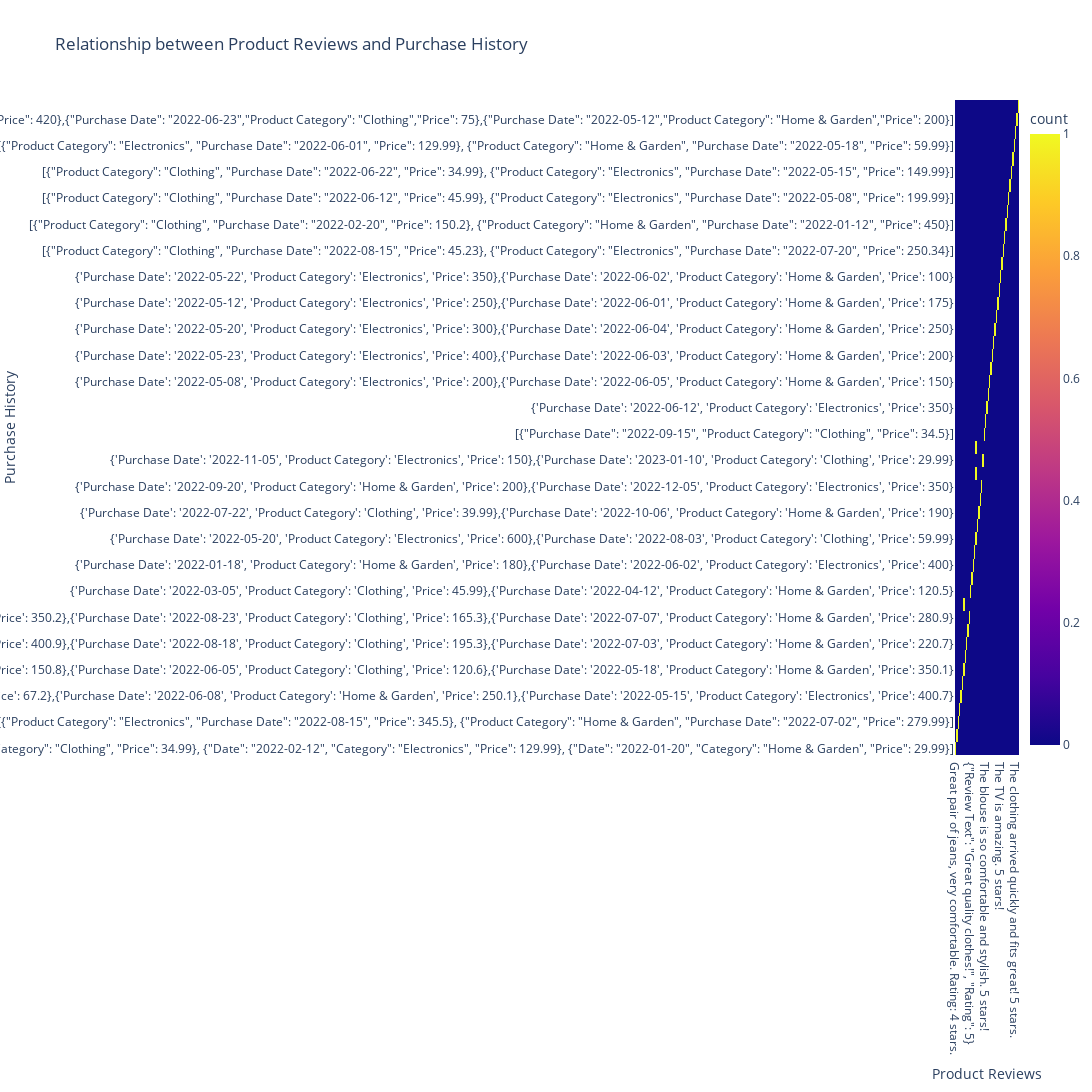

The notebook cell saved with this chart:
### Code cell
# How do product reviews affect purchase history?

fig = px.density_heatmap(data, x='Product Reviews', y='Purchase History', title='Relationship between Product Reviews and Purchase History', width=1500, height=1500)
fig.show()

### Figure 1 — Plotly figure (JSON) as saved in the notebook; plotly's stock layout.template omitted (floating-point values rounded to 4 significant figures)
{"data": [{"coloraxis": "coloraxis", "hovertemplate": "Product Reviews=%{x}<br>Purchase History=%{y}<br>count=%{z}<extra></extra>", "name": "", "type": "histogram2d", "x": ["Great pair of jeans, very comfortable. Rating: 4 stars.", "Great customer service!", "Great electronics. The sound quality is excellent. I would highly recommend this product.", "{\"Product 1\": {\"Rating\": 4, \"Review\": \"Great experience buying this product. Fast delivery and excellent customer service.\"}}", "{\"Product 1\": {\"Rating\": 3, \"Review\": \"Good product, but could have been better.\"}}", "{\"Product 1\": {\"Rating\": 5, \"Review\": \"Awesome product, highly recommend it to everyone.\"}}", "{\"Product 1\": {\"Rating\": 4, \"Review\": \"Great product, will definitely buy again.\"}}", "{\"Product 1\": {\"Rating\": 3, \"Review\": \"Good product, but not worth the price.\"}}", "{\"Product 1\": {\"Rating\": 5, \"Review\": \"Outstanding product, exceeded my expectations.\"}}", "{\"Product 1\": {\"Rating\": 4, \"Review\": \"Good product, but could have been better.\"}}", "{\"Product 1\": {\"Rating\": 3, \"Review\": \"Good product, but not what I expected.\"}}", "{\"Product 1\": {\"Rating\": 4, \"Review\": \"Great product, will definitely buy again.\"}}", "{\"Review Text\": \"Great quality clothes!\", \"Rating\": 5}", "{\"Review Text\": \"Good product, but could be cheaper.\", \"Rating\": 3}", "{\"Review Text\": \"Very satisfied with my purchase!\", \"Rating\": 5}", "{\"Review Text\": \"Not what I expected.\", \"Rating\": 2}", "{\"Review Text\": \"Excellent product, highly recommend!\", \"Rating\": 5}", "{\"Review Text\": \"Awesome purchase!\", \"Rating\": 5}", "{\"Review Text\": \"Good product, but not worth the price.\", \"Rating\": 3}", "{\"Review Text\": \"Great product, highly recommend!\", \"Rating\": 5}", "{\"Review Text\": \"Satisfied with my purchase!\", \"Rating\": 4}", "{\"Review Text\": \"Excellent product, highly recommend!\", \"Rating\": 5}", "{\"Review Text\": \"Good product, but could be better.\", \"Rating\": 3}", "{\"Review Text\": \"Excellent product, highly recommend!\", \"Rating\": 5}", "This dress is amazing! I love the color and fit. 5 stars.", "The blouse is so comfortable and stylish. 5 stars!", "The headphones are great. Sound quality is excellent. 4.5 stars.", "The dress fits perfectly. I love it. 5 stars!", "The vacuum cleaner works great. 4 stars.", "The top is nice, but the size is a bit small. 3.5 stars.", "The phone is fantastic. 5 stars!", "The shirt is comfortable. 4 stars.", "The laptop is excellent. 5 stars!", "The shoes are comfortable. 4.5 stars.", "The coffee maker is great. 5 stars!", "The skirt is lovely. 4.5 stars.", "The TV is amazing. 5 stars!", "The bedding is comfortable. 4 stars.", "Great find! 5 stars", "Great product, very happy with my purchase.", "The product arrived quickly and in great condition.", "Great headphones, sound quality is amazing.", "Great purchase! The shoes are so comfortable and stylish. I've received several compliments.", "I'm really happy with my new phone. The battery life is impressive.", "The headphones are amazing! The sound quality is excellent.", "I love my new kitchen gadget! It's so efficient and easy to use.", "The laptop is perfect for my needs. It's lightweight and powerful.", "The clothing arrived quickly and fits great! 5 stars.", "The electronics were excellent quality and arrived promptly. 5 stars.", "The electronics were as described and arrived on time. 4 stars."], "xaxis": "x", "xbingroup": "x", "y": ["[{\"Date\": \"2022-03-05\", \"Category\": \"Clothing\", \"Price\": 34.99}, {\"Date\": \"2022-02-12\", \"Category\": \"Electronics\", \"Price\": 129.99}, {\"Date\": \"2022-01-20\", \"Category\": \"Home & Garden\", \"Price\": 29.99}]", "[{\"Product Category\": \"Clothing\", \"Purchase Date\": \"2022-05-15\", \"Price\": 34.56}, {\"Product Category\": \"Electronics\", \"Purchase Date\": \"2022-06-02\", \"Price\": 150.99}]", "[{\"Product Category\": \"Electronics\", \"Purchase Date\": \"2022-08-15\", \"Price\": 345.5}, {\"Product Category\": \"Home & Garden\", \"Purchase Date\": \"2022-07-02\", \"Price\": 279.99}]", "{'Purchase Date': '2022-08-15', 'Product Category': 'Electronics', 'Price': 200.5},{'Purchase Date': '2022-07-22', 'Product Category': 'Clothing', 'Price': 125.6},{'Purchase Date': '2022-06-01', 'Product Category': 'Home & Garden', 'Price': 300.8},{'Purchase Date': '2022-05-10', 'Product Category': 'Electronics', 'Price': 150.9}", "{'Purchase Date': '2022-07-25', 'Product Category': 'Clothing', 'Price': 67.2},{'Purchase Date': '2022-06-08', 'Product Category': 'Home & Garden', 'Price': 250.1},{'Purchase Date': '2022-05-15', 'Product Category': 'Electronics', 'Price': 400.7}", "{'Purchase Date': '2022-09-01', 'Product Category': 'Electronics', 'Price': 300.2},{'Purchase Date': '2022-08-12', 'Product Category': 'Clothing', 'Price': 185.3},{'Purchase Date': '2022-07-28', 'Product Category': 'Home & Garden', 'Price': 200.9}", "{'Purchase Date': '2022-07-20', 'Product Category': 'Electronics', 'Price': 150.8},{'Purchase Date': '2022-06-05', 'Product Category': 'Clothing', 'Price': 120.6},{'Purchase Date': '2022-05-18', 'Product Category': 'Home & Garden', 'Price': 350.1}", "{'Purchase Date': '2022-08-28', 'Product Category': 'Electronics', 'Price': 250.6},{'Purchase Date': '2022-07-15', 'Product Category': 'Clothing', 'Price': 115.7},{'Purchase Date': '2022-06-03', 'Product Category': 'Home & Garden', 'Price': 300.4}", "{'Purchase Date': '2022-09-05', 'Product Category': 'Electronics', 'Price': 400.9},{'Purchase Date': '2022-08-18', 'Product Category': 'Clothing', 'Price': 195.3},{'Purchase Date': '2022-07-03', 'Product Category': 'Home & Garden', 'Price': 220.7}", "{'Purchase Date': '2022-07-27', 'Product Category': 'Electronics', 'Price': 120.5},{'Purchase Date': '2022-06-12', 'Product Category': 'Clothing', 'Price': 130.6},{'Purchase Date': '2022-05-28', 'Product Category': 'Home & Garden', 'Price': 320.8}", "{'Purchase Date': '2022-09-08', 'Product Category': 'Electronics', 'Price': 350.2},{'Purchase Date': '2022-08-23', 'Product Category': 'Clothing', 'Price': 165.3},{'Purchase Date': '2022-07-07', 'Product Category': 'Home & Garden', 'Price': 280.9}", "{'Purchase Date': '2022-08-25', 'Product Category': 'Electronics', 'Price': 170.8},{'Purchase Date': '2022-07-09', 'Product Category': 'Clothing', 'Price': 105.6},{'Purchase Date': '2022-06-24', 'Product Category': 'Home & Garden', 'Price': 290.1}", "{'Purchase Date': '2022-03-05', 'Product Category': 'Clothing', 'Price': 45.99},{'Purchase Date': '2022-04-12', 'Product Category': 'Home & Garden', 'Price': 120.5}", "{'Purchase Date': '2022-02-15', 'Product Category': 'Electronics', 'Price': 250},{'Purchase Date': '2022-05-10', 'Product Category': 'Clothing', 'Price': 34.99}", "{'Purchase Date': '2022-01-18', 'Product Category': 'Home & Garden', 'Price': 180},{'Purchase Date': '2022-06-02', 'Product Category': 'Electronics', 'Price': 400}", "{'Purchase Date': '2022-04-25', 'Product Category': 'Clothing', 'Price': 29.99},{'Purchase Date': '2022-07-07', 'Product Category': 'Home & Garden', 'Price': 150}", "{'Purchase Date': '2022-05-20', 'Product Category': 'Electronics', 'Price': 600},{'Purchase Date': '2022-08-03', 'Product Category': 'Clothing', 'Price': 59.99}", "{'Purchase Date': '2022-06-15', 'Product Category': 'Home & Garden', 'Price': 220},{'Purchase Date': '2022-09-01', 'Product Category': 'Electronics', 'Price': 300}", "{'Purchase Date': '2022-07-22', 'Product Category': 'Clothing', 'Price': 39.99},{'Purchase Date': '2022-10-06', 'Product Category': 'Home & Garden', 'Price': 190}", "{'Purchase Date': '2022-08-08', 'Product Category': 'Electronics', 'Price': 550},{'Purchase Date': '2022-11-01', 'Product Category': 'Clothing', 'Price': 44.99}", "{'Purchase Date': '2022-09-20', 'Product Category': 'Home & Garden', 'Price': 200},{'Purchase Date': '2022-12-05', 'Product Category': 'Electronics', 'Price': 350}", "{'Purchase Date': '2022-10-15', 'Product Category': 'Clothing', 'Price': 34.99},{'Purchase Date': '2022-12-20', 'Product Category': 'Home & Garden', 'Price': 250}", "{'Purchase Date': '2022-11-05', 'Product Category': 'Electronics', 'Price': 150},{'Purchase Date': '2023-01-10', 'Product Category': 'Clothing', 'Price': 29.99}", "{'Purchase Date': '2022-12-25', 'Product Category': 'Home & Garden', 'Price': 170},{'Purchase Date': '2023-02-05', 'Product Category': 'Electronics', 'Price': 450}", "[{\"Purchase Date\": \"2022-09-15\", \"Product Category\": \"Clothing\", \"Price\": 34.5}]", "{'Purchase Date': '2022-05-15', 'Product Category': 'Clothing', 'Price': 120},{'Purchase Date': '2022-06-02', 'Product Category': 'Home & Garden', 'Price': 250}", "{'Purchase Date': '2022-06-12', 'Product Category': 'Electronics', 'Price': 350}", "{'Purchase Date': '2022-05-28', 'Product Category': 'Clothing', 'Price': 75},{'Purchase Date': '2022-06-10', 'Product Category': 'Home & Garden', 'Price': 120}", "{'Purchase Date': '2022-05-08', 'Product Category': 'Electronics', 'Price': 200},{'Purchase Date': '2022-06-05', 'Product Category': 'Home & Garden', 'Price': 150}", "{'Purchase Date': '2022-05-18', 'Product Category': 'Clothing', 'Price': 50},{'Purchase Date': '2022-06-07', 'Product Category': 'Home & Garden', 'Price': 100}", "{'Purchase Date': '2022-05-23', 'Product Category': 'Electronics', 'Price': 400},{'Purchase Date': '2022-06-03', 'Product Category': 'Home & Garden', 'Price': 200}", "{'Purchase Date': '2022-05-25', 'Product Category': 'Clothing', 'Price': 100},{'Purchase Date': '2022-06-08', 'Product Category': 'Home & Garden', 'Price': 180}", "{'Purchase Date': '2022-05-20', 'Product Category': 'Electronics', 'Price': 300},{'Purchase Date': '2022-06-04', 'Product Category': 'Home & Garden', 'Price': 250}", "{'Purchase Date': '2022-05-16', 'Product Category': 'Clothing', 'Price': 60},{'Purchase Date': '2022-06-06', 'Product Category': 'Home & Garden', 'Price': 150}", "{'Purchase Date': '2022-05-12', 'Product Category': 'Electronics', 'Price': 250},{'Purchase Date': '2022-06-01', 'Product Category': 'Home & Garden', 'Price': 175}", "{'Purchase Date': '2022-05-27', 'Product Category': 'Clothing', 'Price': 80},{'Purchase Date': '2022-06-09', 'Product Category': 'Home & Garden', 'Price': 200}", "{'Purchase Date': '2022-05-22', 'Product Category': 'Electronics', 'Price': 350},{'Purchase Date': '2022-06-02', 'Product Category': 'Home & Garden', 'Price': 100}", "{'Purchase Date': '2022-05-19', 'Product Category': 'Clothing', 'Price': 120},{'Purchase Date': '2022-06-07', 'Product Category': 'Home & Garden', 'Price': 150}", "[{\"Product Category\": \"Clothing\", \"Purchase Date\": \"2022-08-15\", \"Price\": 45.23}, {\"Product Category\": \"Electronics\", \"Purchase Date\": \"2022-07-20\", \"Price\": 250.34}]", "[{\"Product Category\": \"Electronics\", \"Purchase Date\": \"2022-03-15\", \"Price\": 250.5}, {\"Product Category\": \"Clothing\", \"Purchase Date\": \"2022-02-01\", \"Price\": 125.8}]", "[{\"Product Category\": \"Clothing\", \"Purchase Date\": \"2022-02-20\", \"Price\": 150.2}, {\"Product Category\": \"Home & Garden\", \"Purchase Date\": \"2022-01-12\", \"Price\": 450}]", "[{\"Product Category\": \"Electronics\", \"Purchase Date\": \"2022-03-15\", \"Price\": 249.99}]", "[{\"Product Category\": \"Clothing\", \"Purchase Date\": \"2022-06-12\", \"Price\": 45.99}, {\"Product Category\": \"Electronics\", \"Purchase Date\": \"2022-05-08\", \"Price\": 199.99}]", "[{\"Product Category\": \"Electronics\", \"Purchase Date\": \"2022-07-03\", \"Price\": 249.99}, {\"Product Category\": \"Home & Garden\", \"Purchase Date\": \"2022-06-17\", \"Price\": 129.99}]", "[{\"Product Category\": \"Clothing\", \"Purchase Date\": \"2022-06-22\", \"Price\": 34.99}, {\"Product Category\": \"Electronics\", \"Purchase Date\": \"2022-05-15\", \"Price\": 149.99}]", "[{\"Product Category\": \"Clothing\", \"Purchase Date\": \"2022-07-08\", \"Price\": 79.99}, {\"Product Category\": \"Home & Garden\", \"Purchase Date\": \"2022-06-24\", \"Price\": 399.99}]", "[{\"Product Category\": \"Electronics\", \"Purchase Date\": \"2022-06-01\", \"Price\": 129.99}, {\"Product Category\": \"Home & Garden\", \"Purchase Date\": \"2022-05-18\", \"Price\": 59.99}]", "[{\"Purchase Date\": \"2022-07-02\",\"Product Category\": \"Clothing\",\"Price\": 25.6},{\"Purchase Date\": \"2022-06-15\",\"Product Category\": \"Electronics\",\"Price\": 120},{\"Purchase Date\": \"2022-05-10\",\"Product Category\": \"Home & Garden\",\"Price\": 35}]", "[{\"Purchase Date\": \"2022-07-08\",\"Product Category\": \"Electronics\",\"Price\": 420},{\"Purchase Date\": \"2022-06-23\",\"Product Category\": \"Clothing\",\"Price\": 75},{\"Purchase Date\": \"2022-05-12\",\"Product Category\": \"Home & Garden\",\"Price\": 200}]", "[{\"Purchase Date\": \"2022-07-01\",\"Product Category\": \"Electronics\",\"Price\": 180},{\"Purchase Date\": \"2022-06-18\",\"Product Category\": \"Clothing\",\"Price\": 50},{\"Purchase Date\": \"2022-05-09\",\"Product Category\": \"Home & Garden\",\"Price\": 30}]"], "yaxis": "y", "ybingroup": "y"}], "layout": {"coloraxis": {"colorbar": {"title": {"text": "count"}}, "colorscale": [[0, "#0d0887"], [0.1111, "#46039f"], [0.2222, "#7201a8"], [0.3333, "#9c179e"], [0.4444, "#bd3786"], [0.5556, "#d8576b"], [0.6667, "#ed7953"], [0.7778, "#fb9f3a"], [0.8889, "#fdca26"], [1, "#f0f921"]]}, "height": 1500, "legend": {"tracegroupgap": 0}, "title": {"text": "Relationship between Product Reviews and Purchase History"}, "width": 1500, "xaxis": {"anchor": "y", "domain": [0, 1], "title": {"text": "Product Reviews"}}, "yaxis": {"anchor": "x", "domain": [0, 1], "title": {"text": "Purchase History"}}}}
